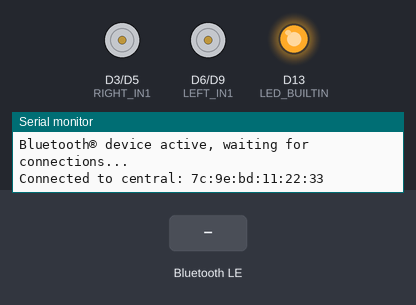
This sketch was run on a simulated Arduino Nano 33 IoT. Parts: motor-driver pin pairs drawn as motors (green arrow = first pin HIGH = forward, orange = second pin HIGH = backward, longer = more drive), output pins drawn as LEDs (lit = HIGH), the last lines printed to the serial monitor. Inputs (shaded band) come from the test bench. Nothing arrives over Bluetooth unless stated; a phone connects over Bluetooth LE 3 s after start.

Above: at 3.8 s.
3.9 s: Bluetooth LE write "FORWARD" received
At 4.5 s:
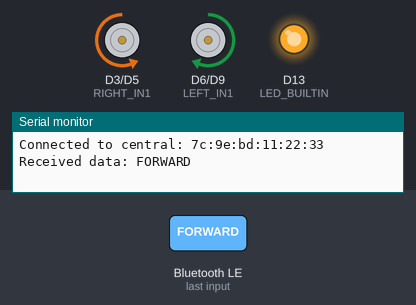
5.4 s: Bluetooth LE write "BACKWARD" received
At 5.7 s:
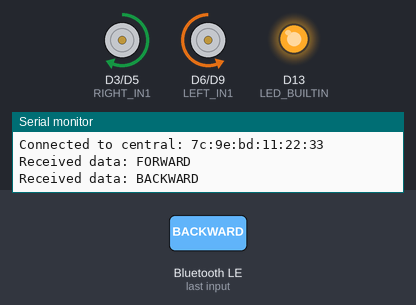
6.9 s: Bluetooth LE write "LEFT" received
At 8.0 s:
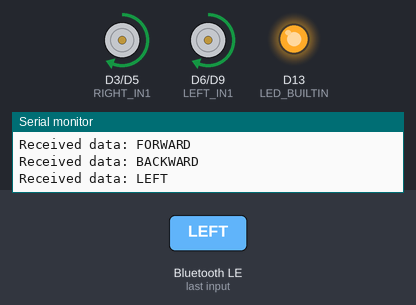
8.4 s: Bluetooth LE write "F" received
At 9.2 s:
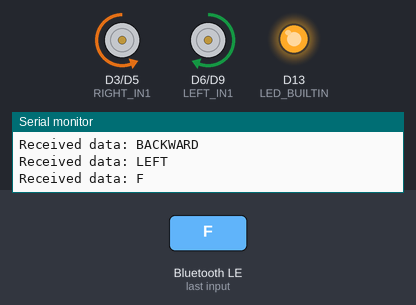
Timing chart, 0 to 10.9 s (numbered marks = the images above; inputs shaded):
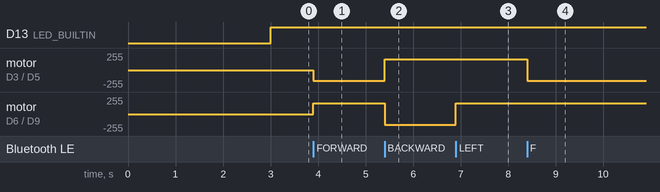

Measured:
- after the input at 3.9 s, motor on D3 (RIGHT_IN1) / D5 (RIGHT_IN2): stopped → backward 160/255 at once; motor on D6 (LEFT_IN1) / D9 (LEFT_IN2): stopped → forward 160/255 at once
- after the input at 5.4 s, motor on D3 (RIGHT_IN1) / D5 (RIGHT_IN2): backward 160/255 → forward 160/255 at once; motor on D6 (LEFT_IN1) / D9 (LEFT_IN2): forward 160/255 → backward 160/255 at once
- after the input at 6.9 s, motor on D6 (LEFT_IN1) / D9 (LEFT_IN2): backward 160/255 → forward 160/255 at once
- after the input at 8.4 s, motor on D3 (RIGHT_IN1) / D5 (RIGHT_IN2): forward 160/255 → backward 160/255 at once

The sketch:

ble.ino
```cpp
#include <ArduinoBLE.h>

#define BUFFER_SIZE 20

// Define a custom BLE service and characteristic
BLEService customService("00000000-5EC4-4083-81CD-A10B8D5CF6EC");
BLECharacteristic customCharacteristic(
    "00000001-5EC4-4083-81CD-A10B8D5CF6EC", BLERead | BLEWrite | BLENotify, BUFFER_SIZE, false);

const int LEFT_IN1  = 6;
const int LEFT_IN2  = 9;
const int RIGHT_IN1 = 3;
const int RIGHT_IN2 = 5;

const int MOTOR_SPEED = 160;   // 0-255
const int MAX_PWM = 255;

void setup() {
  Serial.begin(115200);
  while (!Serial);

  // Initialize the built-in LED to indicate connection status
  pinMode(LED_BUILTIN, OUTPUT);

  pinMode(LEFT_IN1, OUTPUT);
  pinMode(LEFT_IN2, OUTPUT);
  pinMode(RIGHT_IN1, OUTPUT);
  pinMode(RIGHT_IN2, OUTPUT);

  stopMotors();

  if (!BLE.begin()) {
    Serial.println("Starting BLE failed!");
    while (1);
  }

  // Set the device name and local name
  BLE.setLocalName("BLE-DEVICE");
  BLE.setDeviceName("BLE-DEVICE");

  // Add the characteristic to the service
  customService.addCharacteristic(customCharacteristic);

  // Add the service
  BLE.addService(customService);

  // Set an initial value for the characteristic
  customCharacteristic.writeValue("Waiting for data");

  // Start advertising the service
  BLE.advertise();

  Serial.println("Bluetooth® device active, waiting for connections...");
}

void loop() {
  // Wait for a BLE central to connect
  BLEDevice central = BLE.central();

  if (central) {
    Serial.print("Connected to central: ");
    Serial.println(central.address());
    digitalWrite(LED_BUILTIN, HIGH); // Turn on LED to indicate connection

    // Keep running while connected
    while (central.connected()) {
      // Check if the characteristic was written
      if (customCharacteristic.written()) {
       // Get the length of the received data
        int length = customCharacteristic.valueLength();

        // Read the received data
        const unsigned char* receivedData = customCharacteristic.value();

        // Create a properly terminated string
        char receivedString[length + 1]; // +1 for null terminator
        memcpy(receivedString, receivedData, length);
        receivedString[length] = '\0'; // Null-terminate the string

        String command = String(receivedString);
        command.trim();
        command.toUpperCase();

        // Print the received data to the Serial Monitor
        Serial.print("Received data: ");
        Serial.println(command);

        handleCommand(command);

        // Optionally, respond by updating the characteristic's value
        customCharacteristic.writeValue("Data received");
      }
    }

    stopMotors();

    digitalWrite(LED_BUILTIN, LOW); // Turn off LED when disconnected
    Serial.println("Disconnected from central.");
  }
}

// ---------- COMMAND HANDLING ----------
void handleCommand(String command) {
  if (command == "FORWARD" || command == "F" || command == "UP") {
    moveForward(MOTOR_SPEED);
  }
  else if (command == "BACKWARD" || command == "B" || command == "DOWN") {
    moveBackward(MOTOR_SPEED);
  }
  else if (command == "LEFT" || command == "L") {
    turnLeft(MOTOR_SPEED);
  }
  else if (command == "RIGHT" || command == "R") {
    turnRight(MOTOR_SPEED);
  }
  else if (command == "STOP" || command == "S" || command == "A") {
    stopMotors();
  }
  else {
    Serial.print("Unknown command: ");
    Serial.println(command);
    stopMotors();
  }
}

// ---------- MOTOR FUNCTIONS ----------
void setMotor(int in1, int in2, int speed) {
  speed = constrain(speed, -MAX_PWM, MAX_PWM);

  if (speed > 0) {
    analogWrite(in1, speed);
    analogWrite(in2, 0);
  }
  else if (speed < 0) {
    analogWrite(in1, 0);
    analogWrite(in2, -speed);
  }
  else {
    analogWrite(in1, 0);
    analogWrite(in2, 0);
  }
}

void moveForward(int speed) {
  setMotor(LEFT_IN1, LEFT_IN2, speed);
  setMotor(RIGHT_IN1, RIGHT_IN2, -speed);
}

void moveBackward(int speed) {
  setMotor(LEFT_IN1, LEFT_IN2, -speed);
  setMotor(RIGHT_IN1, RIGHT_IN2, speed);
}

void turnLeft(int speed) {
  setMotor(LEFT_IN1, LEFT_IN2, speed);
  setMotor(RIGHT_IN1, RIGHT_IN2, speed);
}

void turnRight(int speed) {
  setMotor(LEFT_IN1, LEFT_IN2, -speed);
  setMotor(RIGHT_IN1, RIGHT_IN2, -speed);
}

void stopMotors() {
  setMotor(LEFT_IN1, LEFT_IN2, 0);
  setMotor(RIGHT_IN1, RIGHT_IN2, 0);
}
```
